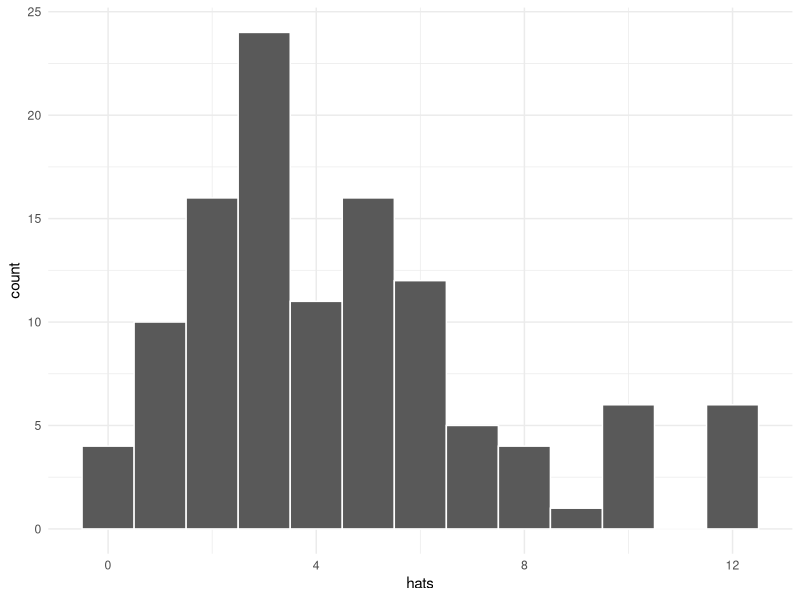
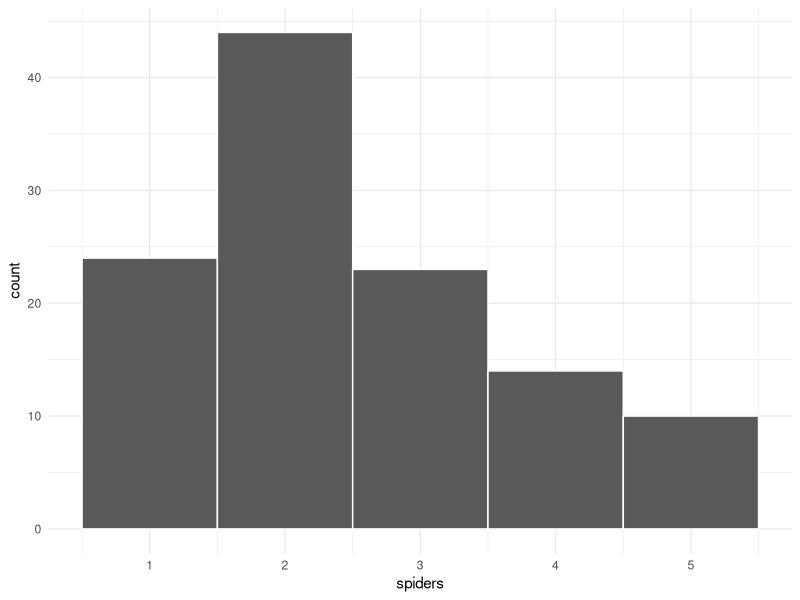
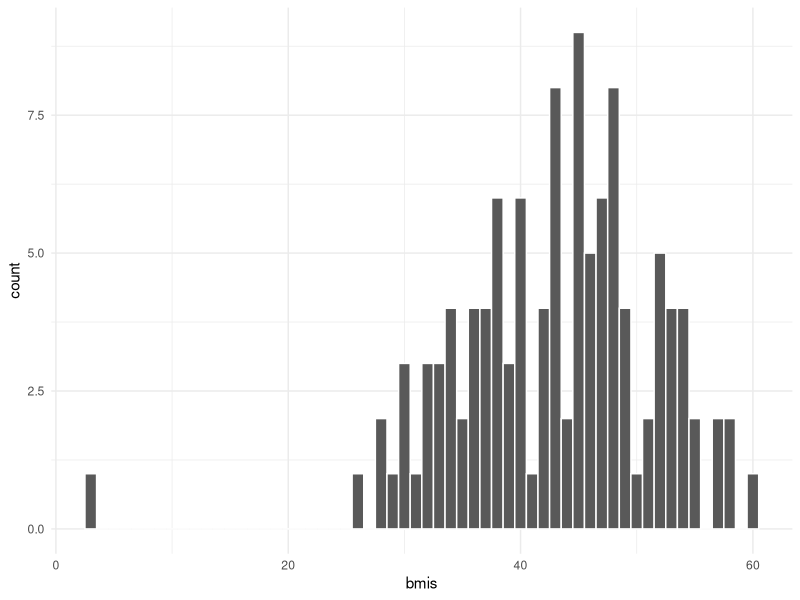
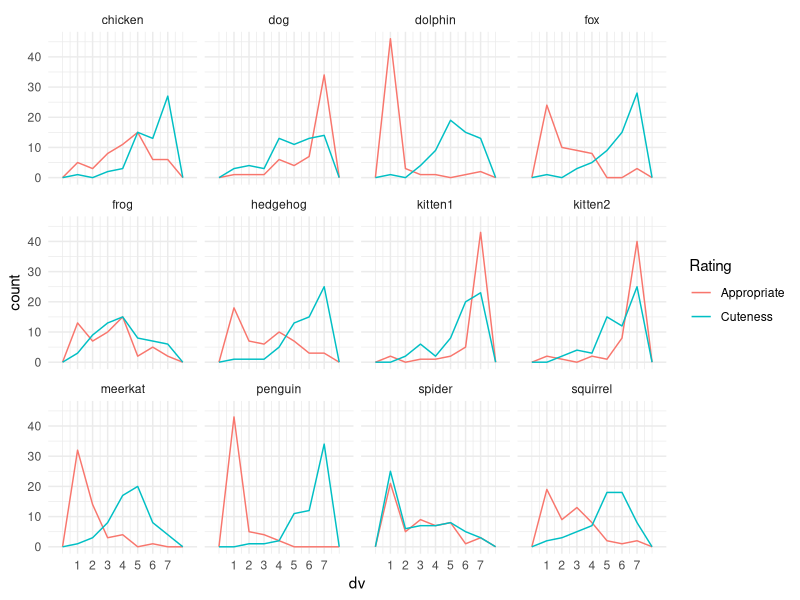
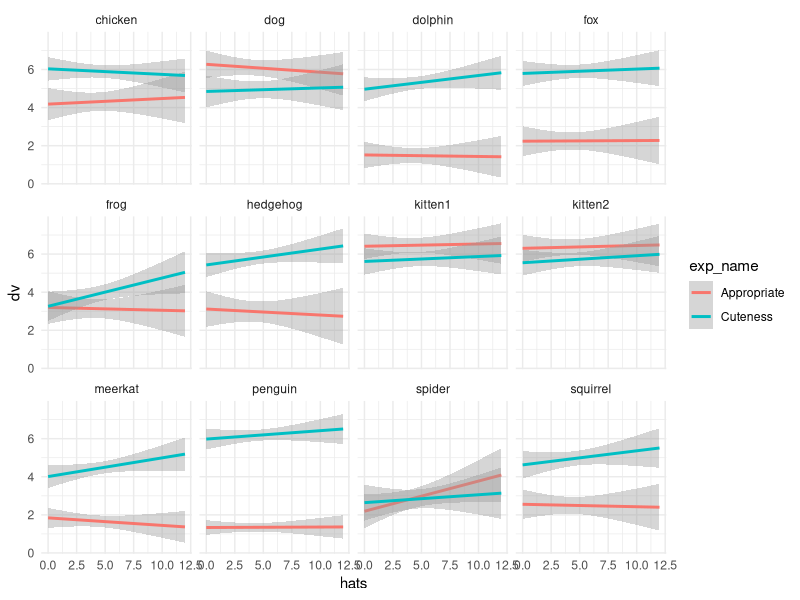

Source code (R) for these figures, in order:
## ---- chunk 1
knitr::opts_chunk$set(echo = TRUE,
                      out.width = "100%")
library(tidyverse)
theme_set(theme_minimal())

tbl <- function(df, rows = NULL) {
  if (is.null(rows) || rows > nrow(df)) rows <- nrow(df)
  
  df[1:rows, ] %>%
    kableExtra::kable(digits = 3) %>%
    kableExtra::kable_styling(full_width = TRUE)
}
## ---- chunk 2
quest_data <- read_csv("data/Demo-Data-quests_2021-01-20.csv")
## ---- chunk 3
quest_distinct <- quest_data %>%
  group_by(user_id, q_id) %>% # or add session_id 
  # chooses the first time each user answered each question
  filter(row_number() == 1) %>%
  ungroup()
## ---- chunk 4
setdiff(quest_data, quest_distinct) %>% nrow()
## ---- chunk 5
groups <- quest_distinct %>%
  filter(quest_name == "Groups") %>%
  select(session_id, user_id, q_name, dv) %>%
  spread(q_name, dv, convert = TRUE)
## ---- chunk 6
ggplot(groups, aes(hats)) +
  geom_histogram(binwidth = 1, color = "white")
## ---- chunk 7
ggplot(groups, aes(spiders)) +
  geom_histogram(binwidth = 1, color = "white")
## ---- chunk 8
groups_coded <- groups %>%
  mutate(
    pets.b = recode(pets, "Yes" = 1, "No" = 0),
    fiber_arts.b = fiber_arts,
    fiber_arts = recode(fiber_arts, "1" = "Yes", "0" = "No")
  )
## ---- chunk 9
colours <- groups_coded %>%
  mutate(colour = tolower(colour) %>% trimws()) %>%
  count(colour) %>%
  arrange(n)
## ---- chunk 10
groups_colours <- groups_coded %>%
  mutate(colour = tolower(colour) %>% trimws()) %>%
  mutate(colours_fixed = recode(colour,
                                "amber" = "yellow", 
                                "yes." = NA_character_,
                                "violet" = "purple",
                                "petroleum blue" = "blue"))
## ---- chunk 11
bmis_raw <- quest_distinct %>%
  filter(quest_name == "BMIS") %>%
  select(session_id, user_id, q_name, dv) %>%
  separate(q_name, c("valence", "adjective")) %>%
  type_convert(col_types = cols())
## ---- chunk 12
bmis_coded <- bmis_raw %>%
  mutate(recoded_dv = case_when(
    valence == "pos" ~ dv,
    valence == "neg" ~ 5 - dv
  ))
## ---- chunk 13
bmis <- bmis_coded %>%
  group_by(session_id, user_id) %>%
  summarise(bmis = sum(recoded_dv),
            .groups = "drop") 
## ---- chunk 14
ggplot(bmis, aes(bmis)) + 
  geom_histogram(binwidth = 1, color = "white")
## ---- chunk 15
user <- quest_distinct %>%
  select(session_id, starts_with("user_")) %>%
  distinct()
## ---- chunk 16
q_data <- user %>%
  left_join(bmis, by = c("session_id", "user_id")) %>%
  left_join(groups_colours, by = c("session_id", "user_id"))
## ---- chunk 17
q_data_excl <- q_data %>%
  filter(user_status %in% c("guest", "registered"))
## ---- chunk 18
exp_data <- read_csv("data/Demo-Data-exps_2021-01-20.csv")
## ---- chunk 19
glimpse(exp_data)
## ---- chunk 20
exp_selected <- exp_data %>%
  select(session_id, user_id, exp_name, trial_name, dv) %>%
  mutate(exp_name = sub("Animals: ", "", exp_name))
## ---- chunk 21
imgpaths <- list.files("cute", full.names = TRUE)

knitr::include_graphics(imgpaths)
## ---- chunk 22
trial_info <- tribble(
  ~photo,                  ~name,    ~is_baby, ~mammal,
  "adorable-5059091_640",  "kitten1",   1,        1,
  "animal-967657_640",     "fox",       0,        1,
  "bird-349035_640",       "chicken",   1,        0,
  "dolphin-203875_640",    "dolphin",   0,        1,
  "frog-3312038_640",      "frog",      0,        0,
  "hedgehog-468228_640",   "hedgehog",  0,        1,
  "kitty-2948404_640",     "kitten2",   1,        1,
  "meerkat-459171_640",    "meerkat",   0,        1,
  "penguins-429134_640",   "penguin",   1,        0,
  "pug-690566_640",        "dog",       1,        1,
  "spider-2313079_640",    "spider",    0,        0,
  "surprised-3786845_640", "squirrel",  0,        1
)
## ---- chunk 23
exp_full <- exp_selected %>%
  left_join(trial_info, by = c("trial_name" = "photo"))
## ---- chunk 24
ggplot(exp_full, aes(dv, colour = exp_name)) +
  geom_freqpoly(binwidth = 1) +
  facet_wrap(~name) +
  scale_x_continuous(breaks = 1:7) +
  labs(colour = "Rating")
## ---- chunk 25
# user table with exclusions
user_excl <- exp_data %>%
  select(session_id, starts_with("user_")) %>%
  distinct() %>%
  filter(user_status %in% c("guest", "registered"))

e_data_excl <- user_excl %>%
  left_join(exp_full, by = c("session_id", "user_id"))
## ---- chunk 26
glimpse(e_data_excl)
## ---- chunk 27
all_data <- e_data_excl %>%
  left_join(q_data_excl, by = c("session_id", "user_id"))

names(all_data)
## ---- chunk 28
all_data %>%
  ggplot(aes(hats, dv, colour = exp_name)) +
  geom_smooth(method = lm) +
  facet_wrap(~name)
